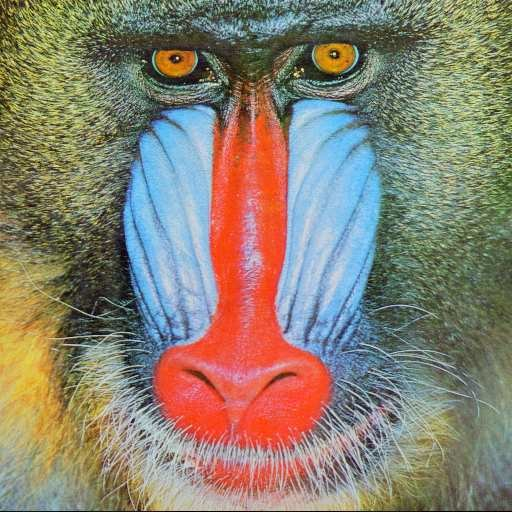
#> input picture algorithms/ADY_YDA_Iterative_Blind_Image_Deconvolution/source/baboon.jpg, 512 x 512 px; its folder holds only this picture in this run
$ python -i non_blind.py   (imports and definitions only)
#> lines starting #> are read from the running program, lines starting #| are printed output that depends on the picture
import numpy as np
from numpy.fft import fft2, ifft2
from scipy.signal import convolve2d
from scipy.ndimage import convolve1d
from scipy.stats import entropy
from scipy.fft import dstn, idstn

__all__ = ['adaptive_lp_deconv', 'ringing_artifacts_removal', 'firls_deconv']

_LUT_RANGE = 10
_LUT_STEP = 0.0001
_XX = np.arange(-_LUT_RANGE, _LUT_RANGE + _LUT_STEP, _LUT_STEP)

def _compute_w1(v, beta):

    return np.sign(v) * np.maximum(np.abs(v) - 1.0 / beta, 0.0)

# [80 lines left out: functions _compute_w23, _compute_w12, _newton_w, _compute_w, not called in this run]

_lut_cache = {}

# [7 lines left out: function _solve_img, not called in this run]

def _clear_lut_cache():
    _lut_cache.clear()

# [58 lines left out: functions _psf2otf, _fast_deconv_adaptive, not called in this run]

def _dwt_hh(img):

    import pywt
    _, (_, _, HH) = pywt.dwt2(img, 'db2')
    return HH

def _local_std(grad_map, L=10):

    win = 2 * L + 1
    k = np.ones((win, win), dtype=np.float64) / (win ** 2)
    ms_local = convolve2d(grad_map ** 2, k, mode='same', boundary='symm')
    return np.sqrt(ms_local)

def _x_grad(img):
    gx = np.array([[1, 0, -1]], dtype=np.float64)
    return convolve2d(img, gx, mode='same', boundary='symm')

def _y_grad(img):
    gy = np.array([[1, 0, -1]], dtype=np.float64).reshape(3, 1)
    return convolve2d(img, gy, mode='same', boundary='symm')

def _find_turning_point(sorted_std, M, N):

    original = sorted_std.copy()
    d = max(1, int(M * N / 2000))
    smooth = np.ones(2 * d + 1, dtype=np.float64)
    smooth[0] = 0
    smooth[d + 1:] = -1
    filtered = convolve1d(sorted_std, smooth, mode='reflect')

    ind = 0
    for i in range(1, len(filtered)):
        if filtered[i] < filtered[ind]:
            break
        ind = i - 1
    return original[ind]

def _estimate_noise_std(image):

    M, N = image.shape
    HH = _dwt_hh(image)
    Bgx, Bgy = _x_grad(HH), _y_grad(HH)
    sgx, sgy = _local_std(Bgx, 10), _local_std(Bgy, 10)
    sort_sgx = np.sort(sgx.ravel())
    sort_sgy = np.sort(sgy.ravel())
    sgx_n = _find_turning_point(sort_sgx, M, N)
    sgy_n = _find_turning_point(sort_sgy, M, N)
    Eg = np.sum(np.array([1, 0, -1], dtype=np.float64) ** 2)
    sigma_n = np.sqrt((sgx_n ** 2 + sgy_n ** 2 + 1e-8) / Eg)
    return sigma_n

# [115 lines left out: functions _compute_lambda_map, _estimate_alpha_n, _build_lambda_library, _interpolate_library, not called in this run]

def _mirror_pad(image, pad):

    return np.pad(image, pad, mode='reflect')

def _mirror_unpad(image, pad, orig_shape):

    return image[pad:pad + orig_shape[0], pad:pad + orig_shape[1]]

# [181 lines left out: functions _deconv_with_padding, adaptive_lp_deconv, _firls_deb_core, firls_deconv, not called in this run]

_OPT_FFT_LUT = None

# [280 lines left out: functions _build_opt_fft_lut, _opt_fft_size, _solve_min_laplacian, _wrap_boundary_liu, _rr_psf2otf, _computeDenominator and 5 more, not called in this run]

>>> import cv2
>>> picture = cv2.imread('../../../../../../../../algorithms/ADY_YDA_Iterative_Blind_Image_Deconvolution/source/baboon.jpg', cv2.IMREAD_GRAYSCALE)
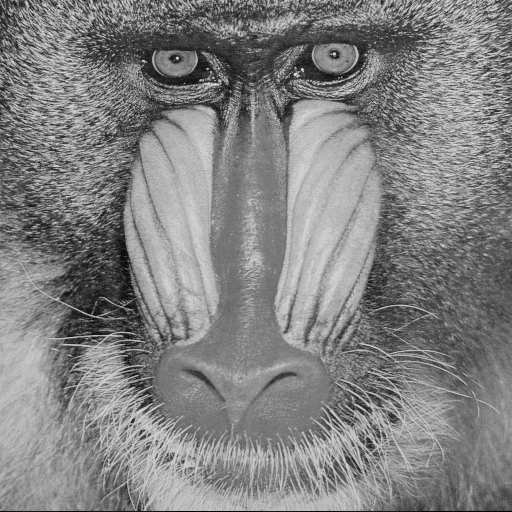
#> picture: shape (512, 512); min 0, max 251, mean 129.6
>>> result = _estimate_noise_std(picture)
#> in _dwt_hh, `_, (_, _, HH) = pywt.dwt2(img, 'db2')`:
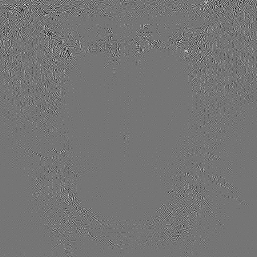
#> HH: shape (257, 257) float64; min -86.57, max 101.4, mean 0; drawn with min black and max white
#> in _x_grad, `return convolve2d(img, gx, mode='same', boundary='symm')`:
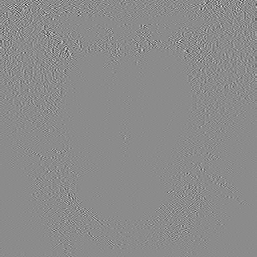
#> returned value: shape (257, 257) float64; min -168, max 139.1, mean 0; drawn with min black and max white
#> in _y_grad, `gy = np.array([[1, 0, -1]], dtype=np.float64).reshape(3, 1)`: gy = [1, 0, -1]
#> in _y_grad, `return convolve2d(img, gy, mode='same', boundary='symm')`:
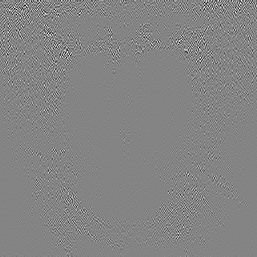
#> returned value: shape (257, 257) float64; min -134.9, max 125, mean 0; drawn with min black and max white
#> in _local_std, `ms_local = convolve2d(grad_map ** 2, k, mode='same', boundary='symm')`:
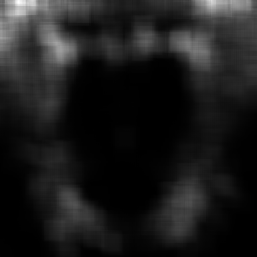
#> ms_local: shape (257, 257) float64; min 0.894, max 1686.4, mean 188; drawn with min black and max white
#> in _local_std, `return np.sqrt(ms_local)`:
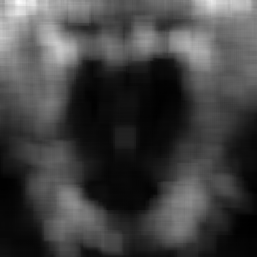
#> returned value: shape (257, 257) float64; min 0.945, max 41.07, mean 11.3; drawn with min black and max white
#> in _local_std (call 2), `k = np.ones((win, win), dtype=np.float64) / (win ** 2)`: k: shape (21, 21) float64; every value is 0.00227
#> the loop in _find_turning_point, `for i in range(1, len(filtered)):` made 116 passes
#> in _estimate_noise_std, `sgx_n = _find_turning_point(sort_sgx, M, N)`: sgx_n = 1.12
#> the loop in _find_turning_point (call 2), `for i in range(1, len(filtered)):` made 125 passes
#> in _estimate_noise_std, `sgy_n = _find_turning_point(sort_sgy, M, N)`: sgy_n = 1.15
#> in _estimate_noise_std, `sigma_n = np.sqrt((sgx_n ** 2 + sgy_n ** 2 + 1e-8) / Eg)`: sigma_n = 1.14
#> result = 1.14

$ run again, on algorithms/ADY_YDA_Iterative_Blind_Image_Deconvolution/source/street.png
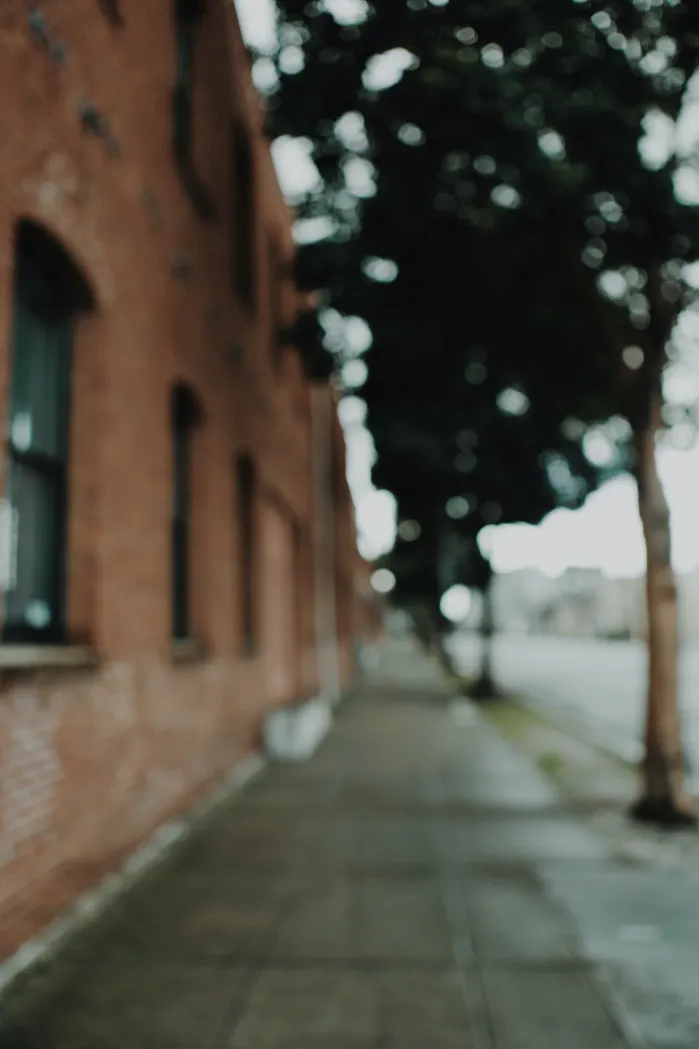
#> input picture algorithms/ADY_YDA_Iterative_Blind_Image_Deconvolution/source/street.png, 699 x 1049 px
#> in _x_grad, `return convolve2d(img, gx, mode='same', boundary='symm')`:
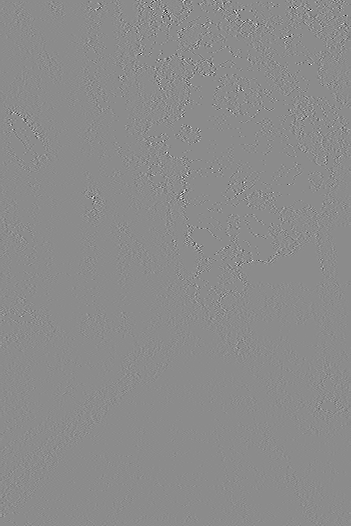
#> returned value: shape (526, 351) float64; min -22.22, max 18.28, mean 0.000126; drawn with min black and max white
#> gy = [1, 0, -1]
#> in _local_std, `return np.sqrt(ms_local)`:
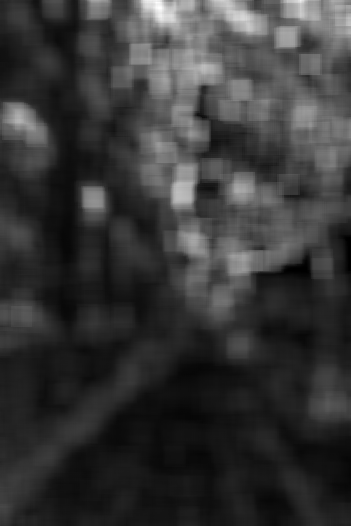
#> returned value: shape (526, 351) float64; min 0, max 4.39, mean 0.951; drawn with min black and max white
#> k: shape (21, 21) float64; every value is 0.00227
#> sgx_n = 0.0758
#> sgy_n = 0.0762
#> sigma_n = 0.076
